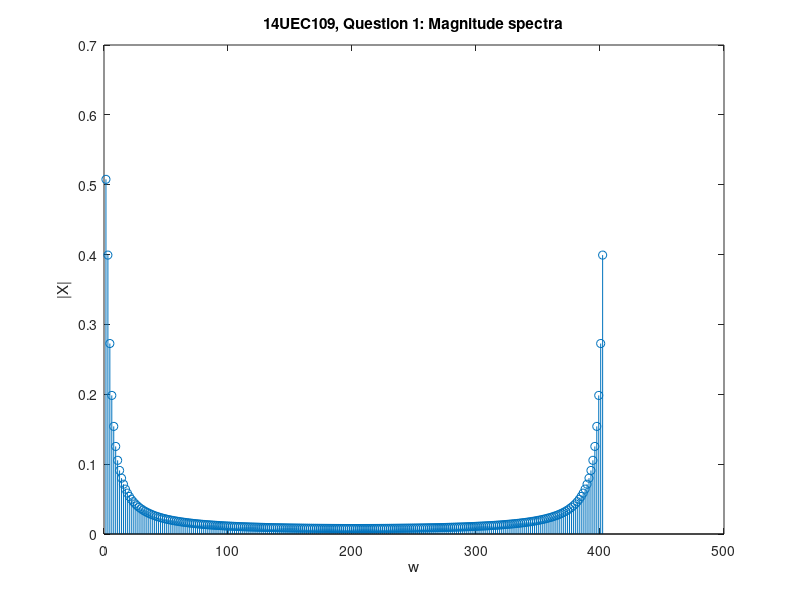
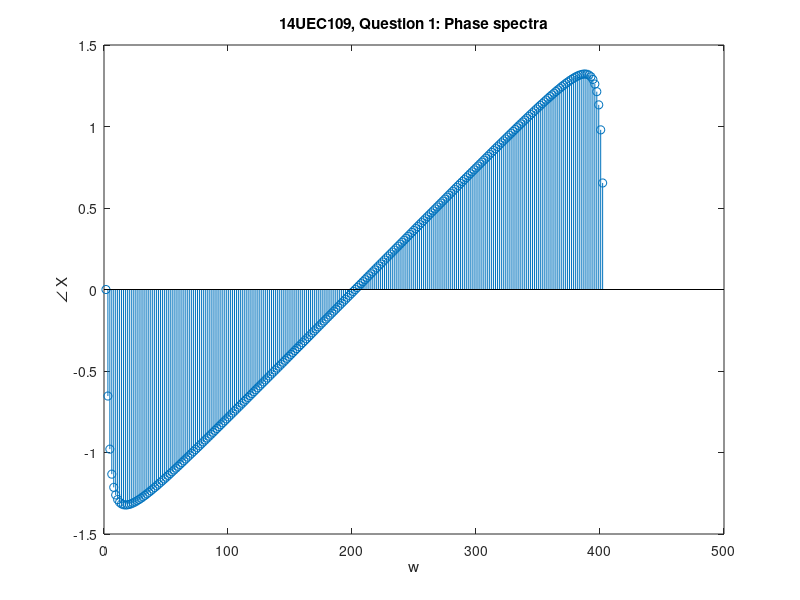
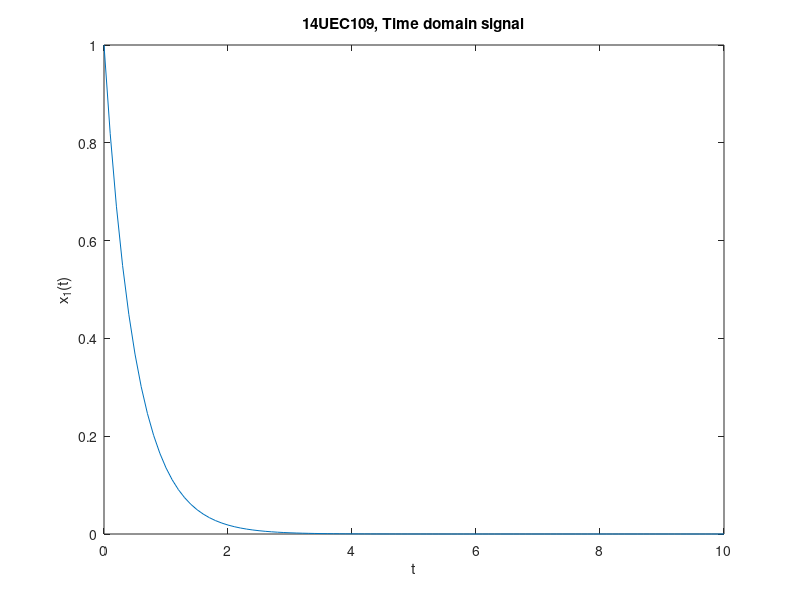

Source code (MATLAB) for these figures, in order:
%Question 1: TO COMPUTE FOURIER TRANSFORM OF x_1(t) = exp(-2t)u(t) and plot the magnitude and phase spectra

close all;  %close all open windows generated previously
clc;        %clear the command window
clear all;  %clear the variables

T0 = 4;       %Time period of signal
Ts = 1/64;    %Sampling interval
N = T0/Ts;    %Total number of samples
w0 = 2*pi/T0; %Frequency of signal


X = zeros(256,1);%Rth sample of frequency domain representation of signal
for r = 1:1:256  %taking 256 samples
    for k = 0:1:N-1%k is the index of summation from k equals 0 to N-1
        %For the rth sample of the fourier transform, X_r=X(rw0):
        X(r) = X(r) + Ts*exp(-2*k*Ts)*1*exp(-j*(r-1)*w0*k*Ts);
    end;
end;

r = 1:1:256;     %r is the index for 256 samples of Xr
w = r.*w0;       %Frequency varies with r
t = 0:0.1:10;    %Time array

x1 = exp(-2.*t)*1;     %Time domain aperiodic signal x1(t).u(t)=1 for all t.

figure(1)                            %Figure for the magnitude sectrum
stem(w,abs(X))                       %Discrete plot for |X(w)| vs w
xlabel('w')                          %Label for X-Axis of the plot
ylabel('|X|')                        %Label for Y-Axis of the plot
title('14UEC109, Question 1: Magnitude spectra') %Title for plot

figure(2)                            %Figure for the phase sectrum
stem(w,angle(X))                     %Discrete plot for phase of X(rw0)vs w
xlabel('w')                          %Label for X-Axis of the plot
ylabel('\angle X')                   %Label for Y-Axis of the plot
title('14UEC109, Question 1: Phase spectra')     %Title for plot

figure(3)                            %Figure for the phase sectrum
plot(t,x1)                           %Continuous plot for time domain signal x1(t)
xlabel('t')                          %Label for X-Axis of the plot
ylabel('x_1(t)')                     %Label for Y-Axis of the plot
title('14UEC109, Time domain signal')%Title for plot
